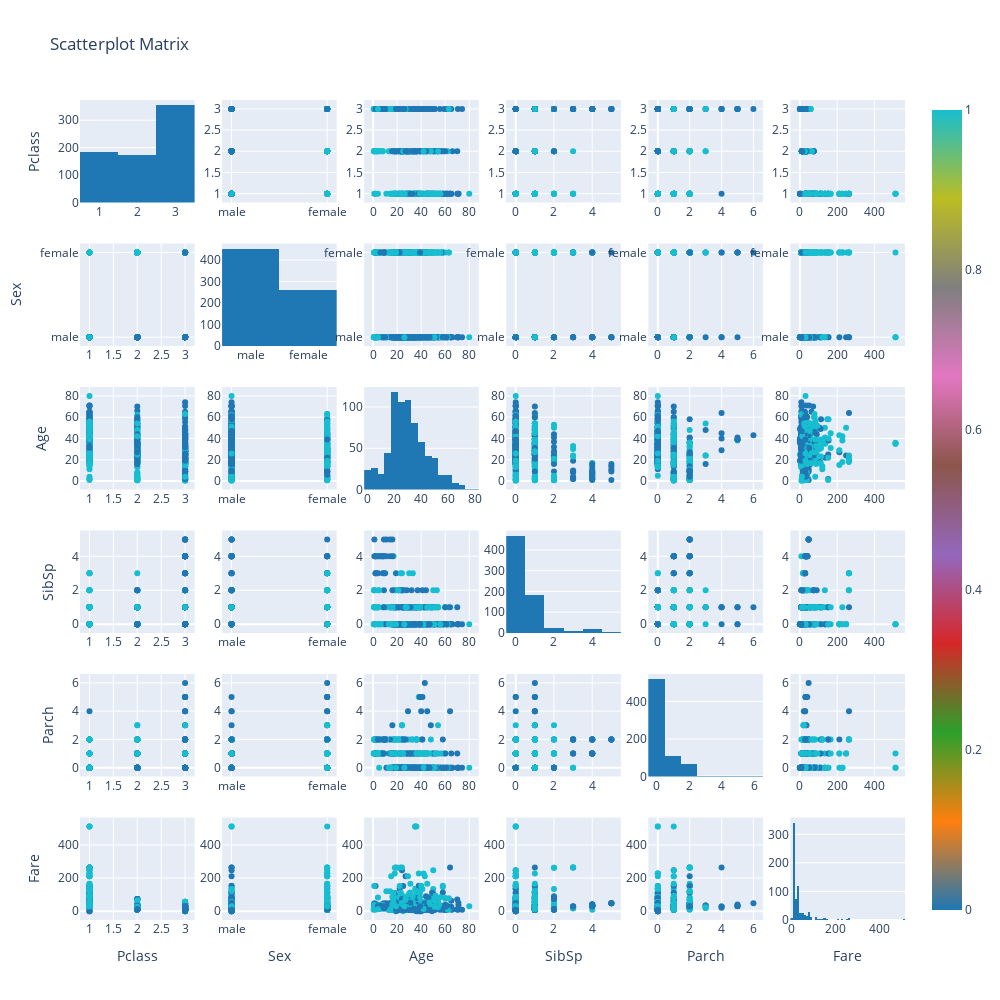

The notebook cell saved with this chart:
### Code cell
import plotly.figure_factory as ff
figure = ff.create_scatterplotmatrix(
    train_data_nonan_raw[['Survived','Pclass','Sex','Age','SibSp','Parch','Fare']],
    diag='histogram',
    index='Survived')
figure.update_layout(
    width=1000,
    height=1000,
)
figure.show()

### Figure 1 — Plotly figure (JSON) as saved in the notebook; plotly's stock layout.template omitted (floating-point values rounded to 4 significant figures; data arrays with more than 128 entries replaced by an {"elided": "..."} marker saying what was removed)
{"data": [{"marker": {"color": "rgb(31, 119, 180)"}, "showlegend": false, "type": "histogram", "x": {"elided": "712 int values"}, "xaxis": "x", "yaxis": "y"}, {"marker": {"color": {"elided": "712 int values"}, "colorscale": [[0, "rgb(31, 119, 180)"], [0.1111, "rgb(255, 127, 14)"], [0.2222, "rgb(44, 160, 44)"], [0.3333, "rgb(214, 39, 40)"], [0.4444, "rgb(148, 103, 189)"], [0.5556, "rgb(140, 86, 75)"], [0.6667, "rgb(227, 119, 194)"], [0.7778, "rgb(127, 127, 127)"], [0.8889, "rgb(188, 189, 34)"], [1, "rgb(23, 190, 207)"]], "showscale": true, "size": 6}, "mode": "markers", "showlegend": false, "type": "scatter", "x": {"elided": "712 str values"}, "xaxis": "x2", "y": {"elided": "712 int values"}, "yaxis": "y2"}, {"marker": {"color": {"elided": "712 int values"}, "colorscale": [[0, "rgb(31, 119, 180)"], [0.1111, "rgb(255, 127, 14)"], [0.2222, "rgb(44, 160, 44)"], [0.3333, "rgb(214, 39, 40)"], [0.4444, "rgb(148, 103, 189)"], [0.5556, "rgb(140, 86, 75)"], [0.6667, "rgb(227, 119, 194)"], [0.7778, "rgb(127, 127, 127)"], [0.8889, "rgb(188, 189, 34)"], [1, "rgb(23, 190, 207)"]], "showscale": false, "size": 6}, "mode": "markers", "showlegend": false, "type": "scatter", "x": {"elided": "712 float values"}, "xaxis": "x3", "y": {"elided": "712 int values"}, "yaxis": "y3"}, {"marker": {"color": {"elided": "712 int values"}, "colorscale": [[0, "rgb(31, 119, 180)"], [0.1111, "rgb(255, 127, 14)"], [0.2222, "rgb(44, 160, 44)"], [0.3333, "rgb(214, 39, 40)"], [0.4444, "rgb(148, 103, 189)"], [0.5556, "rgb(140, 86, 75)"], [0.6667, "rgb(227, 119, 194)"], [0.7778, "rgb(127, 127, 127)"], [0.8889, "rgb(188, 189, 34)"], [1, "rgb(23, 190, 207)"]], "showscale": false, "size": 6}, "mode": "markers", "showlegend": false, "type": "scatter", "x": {"elided": "712 int values"}, "xaxis": "x4", "y": {"elided": "712 int values"}, "yaxis": "y4"}, {"marker": {"color": {"elided": "712 int values"}, "colorscale": [[0, "rgb(31, 119, 180)"], [0.1111, "rgb(255, 127, 14)"], [0.2222, "rgb(44, 160, 44)"], [0.3333, "rgb(214, 39, 40)"], [0.4444, "rgb(148, 103, 189)"], [0.5556, "rgb(140, 86, 75)"], [0.6667, "rgb(227, 119, 194)"], [0.7778, "rgb(127, 127, 127)"], [0.8889, "rgb(188, 189, 34)"], [1, "rgb(23, 190, 207)"]], "showscale": false, "size": 6}, "mode": "markers", "showlegend": false, "type": "scatter", "x": {"elided": "712 int values"}, "xaxis": "x5", "y": {"elided": "712 int values"}, "yaxis": "y5"}, {"marker": {"color": {"elided": "712 int values"}, "colorscale": [[0, "rgb(31, 119, 180)"], [0.1111, "rgb(255, 127, 14)"], [0.2222, "rgb(44, 160, 44)"], [0.3333, "rgb(214, 39, 40)"], [0.4444, "rgb(148, 103, 189)"], [0.5556, "rgb(140, 86, 75)"], [0.6667, "rgb(227, 119, 194)"], [0.7778, "rgb(127, 127, 127)"], [0.8889, "rgb(188, 189, 34)"], [1, "rgb(23, 190, 207)"]], "showscale": false, "size": 6}, "mode": "markers", "showlegend": false, "type": "scatter", "x": {"elided": "712 float values"}, "xaxis": "x6", "y": {"elided": "712 int values"}, "yaxis": "y6"}, {"marker": {"color": {"elided": "712 int values"}, "colorscale": [[0, "rgb(31, 119, 180)"], [0.1111, "rgb(255, 127, 14)"], [0.2222, "rgb(44, 160, 44)"], [0.3333, "rgb(214, 39, 40)"], [0.4444, "rgb(148, 103, 189)"], [0.5556, "rgb(140, 86, 75)"], [0.6667, "rgb(227, 119, 194)"], [0.7778, "rgb(127, 127, 127)"], [0.8889, "rgb(188, 189, 34)"], [1, "rgb(23, 190, 207)"]], "showscale": false, "size": 6}, "mode": "markers", "showlegend": false, "type": "scatter", "x": {"elided": "712 int values"}, "xaxis": "x7", "y": {"elided": "712 str values"}, "yaxis": "y7"}, {"marker": {"color": "rgb(31, 119, 180)"}, "showlegend": false, "type": "histogram", "x": {"elided": "712 str values"}, "xaxis": "x8", "yaxis": "y8"}, {"marker": {"color": {"elided": "712 int values"}, "colorscale": [[0, "rgb(31, 119, 180)"], [0.1111, "rgb(255, 127, 14)"], [0.2222, "rgb(44, 160, 44)"], [0.3333, "rgb(214, 39, 40)"], [0.4444, "rgb(148, 103, 189)"], [0.5556, "rgb(140, 86, 75)"], [0.6667, "rgb(227, 119, 194)"], [0.7778, "rgb(127, 127, 127)"], [0.8889, "rgb(188, 189, 34)"], [1, "rgb(23, 190, 207)"]], "showscale": false, "size": 6}, "mode": "markers", "showlegend": false, "type": "scatter", "x": {"elided": "712 float values"}, "xaxis": "x9", "y": {"elided": "712 str values"}, "yaxis": "y9"}, {"marker": {"color": {"elided": "712 int values"}, "colorscale": [[0, "rgb(31, 119, 180)"], [0.1111, "rgb(255, 127, 14)"], [0.2222, "rgb(44, 160, 44)"], [0.3333, "rgb(214, 39, 40)"], [0.4444, "rgb(148, 103, 189)"], [0.5556, "rgb(140, 86, 75)"], [0.6667, "rgb(227, 119, 194)"], [0.7778, "rgb(127, 127, 127)"], [0.8889, "rgb(188, 189, 34)"], [1, "rgb(23, 190, 207)"]], "showscale": false, "size": 6}, "mode": "markers", "showlegend": false, "type": "scatter", "x": {"elided": "712 int values"}, "xaxis": "x10", "y": {"elided": "712 str values"}, "yaxis": "y10"}, {"marker": {"color": {"elided": "712 int values"}, "colorscale": [[0, "rgb(31, 119, 180)"], [0.1111, "rgb(255, 127, 14)"], [0.2222, "rgb(44, 160, 44)"], [0.3333, "rgb(214, 39, 40)"], [0.4444, "rgb(148, 103, 189)"], [0.5556, "rgb(140, 86, 75)"], [0.6667, "rgb(227, 119, 194)"], [0.7778, "rgb(127, 127, 127)"], [0.8889, "rgb(188, 189, 34)"], [1, "rgb(23, 190, 207)"]], "showscale": false, "size": 6}, "mode": "markers", "showlegend": false, "type": "scatter", "x": {"elided": "712 int values"}, "xaxis": "x11", "y": {"elided": "712 str values"}, "yaxis": "y11"}, {"marker": {"color": {"elided": "712 int values"}, "colorscale": [[0, "rgb(31, 119, 180)"], [0.1111, "rgb(255, 127, 14)"], [0.2222, "rgb(44, 160, 44)"], [0.3333, "rgb(214, 39, 40)"], [0.4444, "rgb(148, 103, 189)"], [0.5556, "rgb(140, 86, 75)"], [0.6667, "rgb(227, 119, 194)"], [0.7778, "rgb(127, 127, 127)"], [0.8889, "rgb(188, 189, 34)"], [1, "rgb(23, 190, 207)"]], "showscale": false, "size": 6}, "mode": "markers", "showlegend": false, "type": "scatter", "x": {"elided": "712 float values"}, "xaxis": "x12", "y": {"elided": "712 str values"}, "yaxis": "y12"}, {"marker": {"color": {"elided": "712 int values"}, "colorscale": [[0, "rgb(31, 119, 180)"], [0.1111, "rgb(255, 127, 14)"], [0.2222, "rgb(44, 160, 44)"], [0.3333, "rgb(214, 39, 40)"], [0.4444, "rgb(148, 103, 189)"], [0.5556, "rgb(140, 86, 75)"], [0.6667, "rgb(227, 119, 194)"], [0.7778, "rgb(127, 127, 127)"], [0.8889, "rgb(188, 189, 34)"], [1, "rgb(23, 190, 207)"]], "showscale": false, "size": 6}, "mode": "markers", "showlegend": false, "type": "scatter", "x": {"elided": "712 int values"}, "xaxis": "x13", "y": {"elided": "712 float values"}, "yaxis": "y13"}, {"marker": {"color": {"elided": "712 int values"}, "colorscale": [[0, "rgb(31, 119, 180)"], [0.1111, "rgb(255, 127, 14)"], [0.2222, "rgb(44, 160, 44)"], [0.3333, "rgb(214, 39, 40)"], [0.4444, "rgb(148, 103, 189)"], [0.5556, "rgb(140, 86, 75)"], [0.6667, "rgb(227, 119, 194)"], [0.7778, "rgb(127, 127, 127)"], [0.8889, "rgb(188, 189, 34)"], [1, "rgb(23, 190, 207)"]], "showscale": false, "size": 6}, "mode": "markers", "showlegend": false, "type": "scatter", "x": {"elided": "712 str values"}, "xaxis": "x14", "y": {"elided": "712 float values"}, "yaxis": "y14"}, {"marker": {"color": "rgb(31, 119, 180)"}, "showlegend": false, "type": "histogram", "x": {"elided": "712 float values"}, "xaxis": "x15", "yaxis": "y15"}, {"marker": {"color": {"elided": "712 int values"}, "colorscale": [[0, "rgb(31, 119, 180)"], [0.1111, "rgb(255, 127, 14)"], [0.2222, "rgb(44, 160, 44)"], [0.3333, "rgb(214, 39, 40)"], [0.4444, "rgb(148, 103, 189)"], [0.5556, "rgb(140, 86, 75)"], [0.6667, "rgb(227, 119, 194)"], [0.7778, "rgb(127, 127, 127)"], [0.8889, "rgb(188, 189, 34)"], [1, "rgb(23, 190, 207)"]], "showscale": false, "size": 6}, "mode": "markers", "showlegend": false, "type": "scatter", "x": {"elided": "712 int values"}, "xaxis": "x16", "y": {"elided": "712 float values"}, "yaxis": "y16"}, {"marker": {"color": {"elided": "712 int values"}, "colorscale": [[0, "rgb(31, 119, 180)"], [0.1111, "rgb(255, 127, 14)"], [0.2222, "rgb(44, 160, 44)"], [0.3333, "rgb(214, 39, 40)"], [0.4444, "rgb(148, 103, 189)"], [0.5556, "rgb(140, 86, 75)"], [0.6667, "rgb(227, 119, 194)"], [0.7778, "rgb(127, 127, 127)"], [0.8889, "rgb(188, 189, 34)"], [1, "rgb(23, 190, 207)"]], "showscale": false, "size": 6}, "mode": "markers", "showlegend": false, "type": "scatter", "x": {"elided": "712 int values"}, "xaxis": "x17", "y": {"elided": "712 float values"}, "yaxis": "y17"}, {"marker": {"color": {"elided": "712 int values"}, "colorscale": [[0, "rgb(31, 119, 180)"], [0.1111, "rgb(255, 127, 14)"], [0.2222, "rgb(44, 160, 44)"], [0.3333, "rgb(214, 39, 40)"], [0.4444, "rgb(148, 103, 189)"], [0.5556, "rgb(140, 86, 75)"], [0.6667, "rgb(227, 119, 194)"], [0.7778, "rgb(127, 127, 127)"], [0.8889, "rgb(188, 189, 34)"], [1, "rgb(23, 190, 207)"]], "showscale": false, "size": 6}, "mode": "markers", "showlegend": false, "type": "scatter", "x": {"elided": "712 float values"}, "xaxis": "x18", "y": {"elided": "712 float values"}, "yaxis": "y18"}, {"marker": {"color": {"elided": "712 int values"}, "colorscale": [[0, "rgb(31, 119, 180)"], [0.1111, "rgb(255, 127, 14)"], [0.2222, "rgb(44, 160, 44)"], [0.3333, "rgb(214, 39, 40)"], [0.4444, "rgb(148, 103, 189)"], [0.5556, "rgb(140, 86, 75)"], [0.6667, "rgb(227, 119, 194)"], [0.7778, "rgb(127, 127, 127)"], [0.8889, "rgb(188, 189, 34)"], [1, "rgb(23, 190, 207)"]], "showscale": false, "size": 6}, "mode": "markers", "showlegend": false, "type": "scatter", "x": {"elided": "712 int values"}, "xaxis": "x19", "y": {"elided": "712 int values"}, "yaxis": "y19"}, {"marker": {"color": {"elided": "712 int values"}, "colorscale": [[0, "rgb(31, 119, 180)"], [0.1111, "rgb(255, 127, 14)"], [0.2222, "rgb(44, 160, 44)"], [0.3333, "rgb(214, 39, 40)"], [0.4444, "rgb(148, 103, 189)"], [0.5556, "rgb(140, 86, 75)"], [0.6667, "rgb(227, 119, 194)"], [0.7778, "rgb(127, 127, 127)"], [0.8889, "rgb(188, 189, 34)"], [1, "rgb(23, 190, 207)"]], "showscale": false, "size": 6}, "mode": "markers", "showlegend": false, "type": "scatter", "x": {"elided": "712 str values"}, "xaxis": "x20", "y": {"elided": "712 int values"}, "yaxis": "y20"}, {"marker": {"color": {"elided": "712 int values"}, "colorscale": [[0, "rgb(31, 119, 180)"], [0.1111, "rgb(255, 127, 14)"], [0.2222, "rgb(44, 160, 44)"], [0.3333, "rgb(214, 39, 40)"], [0.4444, "rgb(148, 103, 189)"], [0.5556, "rgb(140, 86, 75)"], [0.6667, "rgb(227, 119, 194)"], [0.7778, "rgb(127, 127, 127)"], [0.8889, "rgb(188, 189, 34)"], [1, "rgb(23, 190, 207)"]], "showscale": false, "size": 6}, "mode": "markers", "showlegend": false, "type": "scatter", "x": {"elided": "712 float values"}, "xaxis": "x21", "y": {"elided": "712 int values"}, "yaxis": "y21"}, {"marker": {"color": "rgb(31, 119, 180)"}, "showlegend": false, "type": "histogram", "x": {"elided": "712 int values"}, "xaxis": "x22", "yaxis": "y22"}, {"marker": {"color": {"elided": "712 int values"}, "colorscale": [[0, "rgb(31, 119, 180)"], [0.1111, "rgb(255, 127, 14)"], [0.2222, "rgb(44, 160, 44)"], [0.3333, "rgb(214, 39, 40)"], [0.4444, "rgb(148, 103, 189)"], [0.5556, "rgb(140, 86, 75)"], [0.6667, "rgb(227, 119, 194)"], [0.7778, "rgb(127, 127, 127)"], [0.8889, "rgb(188, 189, 34)"], [1, "rgb(23, 190, 207)"]], "showscale": false, "size": 6}, "mode": "markers", "showlegend": false, "type": "scatter", "x": {"elided": "712 int values"}, "xaxis": "x23", "y": {"elided": "712 int values"}, "yaxis": "y23"}, {"marker": {"color": {"elided": "712 int values"}, "colorscale": [[0, "rgb(31, 119, 180)"], [0.1111, "rgb(255, 127, 14)"], [0.2222, "rgb(44, 160, 44)"], [0.3333, "rgb(214, 39, 40)"], [0.4444, "rgb(148, 103, 189)"], [0.5556, "rgb(140, 86, 75)"], [0.6667, "rgb(227, 119, 194)"], [0.7778, "rgb(127, 127, 127)"], [0.8889, "rgb(188, 189, 34)"], [1, "rgb(23, 190, 207)"]], "showscale": false, "size": 6}, "mode": "markers", "showlegend": false, "type": "scatter", "x": {"elided": "712 float values"}, "xaxis": "x24", "y": {"elided": "712 int values"}, "yaxis": "y24"}, {"marker": {"color": {"elided": "712 int values"}, "colorscale": [[0, "rgb(31, 119, 180)"], [0.1111, "rgb(255, 127, 14)"], [0.2222, "rgb(44, 160, 44)"], [0.3333, "rgb(214, 39, 40)"], [0.4444, "rgb(148, 103, 189)"], [0.5556, "rgb(140, 86, 75)"], [0.6667, "rgb(227, 119, 194)"], [0.7778, "rgb(127, 127, 127)"], [0.8889, "rgb(188, 189, 34)"], [1, "rgb(23, 190, 207)"]], "showscale": false, "size": 6}, "mode": "markers", "showlegend": false, "type": "scatter", "x": {"elided": "712 int values"}, "xaxis": "x25", "y": {"elided": "712 int values"}, "yaxis": "y25"}, {"marker": {"color": {"elided": "712 int values"}, "colorscale": [[0, "rgb(31, 119, 180)"], [0.1111, "rgb(255, 127, 14)"], [0.2222, "rgb(44, 160, 44)"], [0.3333, "rgb(214, 39, 40)"], [0.4444, "rgb(148, 103, 189)"], [0.5556, "rgb(140, 86, 75)"], [0.6667, "rgb(227, 119, 194)"], [0.7778, "rgb(127, 127, 127)"], [0.8889, "rgb(188, 189, 34)"], [1, "rgb(23, 190, 207)"]], "showscale": false, "size": 6}, "mode": "markers", "showlegend": false, "type": "scatter", "x": {"elided": "712 str values"}, "xaxis": "x26", "y": {"elided": "712 int values"}, "yaxis": "y26"}, {"marker": {"color": {"elided": "712 int values"}, "colorscale": [[0, "rgb(31, 119, 180)"], [0.1111, "rgb(255, 127, 14)"], [0.2222, "rgb(44, 160, 44)"], [0.3333, "rgb(214, 39, 40)"], [0.4444, "rgb(148, 103, 189)"], [0.5556, "rgb(140, 86, 75)"], [0.6667, "rgb(227, 119, 194)"], [0.7778, "rgb(127, 127, 127)"], [0.8889, "rgb(188, 189, 34)"], [1, "rgb(23, 190, 207)"]], "showscale": false, "size": 6}, "mode": "markers", "showlegend": false, "type": "scatter", "x": {"elided": "712 float values"}, "xaxis": "x27", "y": {"elided": "712 int values"}, "yaxis": "y27"}, {"marker": {"color": {"elided": "712 int values"}, "colorscale": [[0, "rgb(31, 119, 180)"], [0.1111, "rgb(255, 127, 14)"], [0.2222, "rgb(44, 160, 44)"], [0.3333, "rgb(214, 39, 40)"], [0.4444, "rgb(148, 103, 189)"], [0.5556, "rgb(140, 86, 75)"], [0.6667, "rgb(227, 119, 194)"], [0.7778, "rgb(127, 127, 127)"], [0.8889, "rgb(188, 189, 34)"], [1, "rgb(23, 190, 207)"]], "showscale": false, "size": 6}, "mode": "markers", "showlegend": false, "type": "scatter", "x": {"elided": "712 int values"}, "xaxis": "x28", "y": {"elided": "712 int values"}, "yaxis": "y28"}, {"marker": {"color": "rgb(31, 119, 180)"}, "showlegend": false, "type": "histogram", "x": {"elided": "712 int values"}, "xaxis": "x29", "yaxis": "y29"}, {"marker": {"color": {"elided": "712 int values"}, "colorscale": [[0, "rgb(31, 119, 180)"], [0.1111, "rgb(255, 127, 14)"], [0.2222, "rgb(44, 160, 44)"], [0.3333, "rgb(214, 39, 40)"], [0.4444, "rgb(148, 103, 189)"], [0.5556, "rgb(140, 86, 75)"], [0.6667, "rgb(227, 119, 194)"], [0.7778, "rgb(127, 127, 127)"], [0.8889, "rgb(188, 189, 34)"], [1, "rgb(23, 190, 207)"]], "showscale": false, "size": 6}, "mode": "markers", "showlegend": false, "type": "scatter", "x": {"elided": "712 float values"}, "xaxis": "x30", "y": {"elided": "712 int values"}, "yaxis": "y30"}, {"marker": {"color": {"elided": "712 int values"}, "colorscale": [[0, "rgb(31, 119, 180)"], [0.1111, "rgb(255, 127, 14)"], [0.2222, "rgb(44, 160, 44)"], [0.3333, "rgb(214, 39, 40)"], [0.4444, "rgb(148, 103, 189)"], [0.5556, "rgb(140, 86, 75)"], [0.6667, "rgb(227, 119, 194)"], [0.7778, "rgb(127, 127, 127)"], [0.8889, "rgb(188, 189, 34)"], [1, "rgb(23, 190, 207)"]], "showscale": false, "size": 6}, "mode": "markers", "showlegend": false, "type": "scatter", "x": {"elided": "712 int values"}, "xaxis": "x31", "y": {"elided": "712 float values"}, "yaxis": "y31"}, {"marker": {"color": {"elided": "712 int values"}, "colorscale": [[0, "rgb(31, 119, 180)"], [0.1111, "rgb(255, 127, 14)"], [0.2222, "rgb(44, 160, 44)"], [0.3333, "rgb(214, 39, 40)"], [0.4444, "rgb(148, 103, 189)"], [0.5556, "rgb(140, 86, 75)"], [0.6667, "rgb(227, 119, 194)"], [0.7778, "rgb(127, 127, 127)"], [0.8889, "rgb(188, 189, 34)"], [1, "rgb(23, 190, 207)"]], "showscale": false, "size": 6}, "mode": "markers", "showlegend": false, "type": "scatter", "x": {"elided": "712 str values"}, "xaxis": "x32", "y": {"elided": "712 float values"}, "yaxis": "y32"}, {"marker": {"color": {"elided": "712 int values"}, "colorscale": [[0, "rgb(31, 119, 180)"], [0.1111, "rgb(255, 127, 14)"], [0.2222, "rgb(44, 160, 44)"], [0.3333, "rgb(214, 39, 40)"], [0.4444, "rgb(148, 103, 189)"], [0.5556, "rgb(140, 86, 75)"], [0.6667, "rgb(227, 119, 194)"], [0.7778, "rgb(127, 127, 127)"], [0.8889, "rgb(188, 189, 34)"], [1, "rgb(23, 190, 207)"]], "showscale": false, "size": 6}, "mode": "markers", "showlegend": false, "type": "scatter", "x": {"elided": "712 float values"}, "xaxis": "x33", "y": {"elided": "712 float values"}, "yaxis": "y33"}, {"marker": {"color": {"elided": "712 int values"}, "colorscale": [[0, "rgb(31, 119, 180)"], [0.1111, "rgb(255, 127, 14)"], [0.2222, "rgb(44, 160, 44)"], [0.3333, "rgb(214, 39, 40)"], [0.4444, "rgb(148, 103, 189)"], [0.5556, "rgb(140, 86, 75)"], [0.6667, "rgb(227, 119, 194)"], [0.7778, "rgb(127, 127, 127)"], [0.8889, "rgb(188, 189, 34)"], [1, "rgb(23, 190, 207)"]], "showscale": false, "size": 6}, "mode": "markers", "showlegend": false, "type": "scatter", "x": {"elided": "712 int values"}, "xaxis": "x34", "y": {"elided": "712 float values"}, "yaxis": "y34"}, {"marker": {"color": {"elided": "712 int values"}, "colorscale": [[0, "rgb(31, 119, 180)"], [0.1111, "rgb(255, 127, 14)"], [0.2222, "rgb(44, 160, 44)"], [0.3333, "rgb(214, 39, 40)"], [0.4444, "rgb(148, 103, 189)"], [0.5556, "rgb(140, 86, 75)"], [0.6667, "rgb(227, 119, 194)"], [0.7778, "rgb(127, 127, 127)"], [0.8889, "rgb(188, 189, 34)"], [1, "rgb(23, 190, 207)"]], "showscale": false, "size": 6}, "mode": "markers", "showlegend": false, "type": "scatter", "x": {"elided": "712 int values"}, "xaxis": "x35", "y": {"elided": "712 float values"}, "yaxis": "y35"}, {"marker": {"color": "rgb(31, 119, 180)"}, "showlegend": false, "type": "histogram", "x": {"elided": "712 float values"}, "xaxis": "x36", "yaxis": "y36"}], "layout": {"barmode": "stack", "height": 1000, "showlegend": true, "title": {"text": "Scatterplot Matrix"}, "width": 1000, "xaxis": {"anchor": "y", "domain": [0, 0.1389]}, "xaxis10": {"anchor": "y10", "domain": [0.5167, 0.6556]}, "xaxis11": {"anchor": "y11", "domain": [0.6889, 0.8278]}, "xaxis12": {"anchor": "y12", "domain": [0.8611, 1]}, "xaxis13": {"anchor": "y13", "domain": [0, 0.1389]}, "xaxis14": {"anchor": "y14", "domain": [0.1722, 0.3111]}, "xaxis15": {"anchor": "y15", "domain": [0.3444, 0.4833]}, "xaxis16": {"anchor": "y16", "domain": [0.5167, 0.6556]}, "xaxis17": {"anchor": "y17", "domain": [0.6889, 0.8278]}, "xaxis18": {"anchor": "y18", "domain": [0.8611, 1]}, "xaxis19": {"anchor": "y19", "domain": [0, 0.1389]}, "xaxis2": {"anchor": "y2", "domain": [0.1722, 0.3111]}, "xaxis20": {"anchor": "y20", "domain": [0.1722, 0.3111]}, "xaxis21": {"anchor": "y21", "domain": [0.3444, 0.4833]}, "xaxis22": {"anchor": "y22", "domain": [0.5167, 0.6556]}, "xaxis23": {"anchor": "y23", "domain": [0.6889, 0.8278]}, "xaxis24": {"anchor": "y24", "domain": [0.8611, 1]}, "xaxis25": {"anchor": "y25", "domain": [0, 0.1389]}, "xaxis26": {"anchor": "y26", "domain": [0.1722, 0.3111]}, "xaxis27": {"anchor": "y27", "domain": [0.3444, 0.4833]}, "xaxis28": {"anchor": "y28", "domain": [0.5167, 0.6556]}, "xaxis29": {"anchor": "y29", "domain": [0.6889, 0.8278]}, "xaxis3": {"anchor": "y3", "domain": [0.3444, 0.4833]}, "xaxis30": {"anchor": "y30", "domain": [0.8611, 1]}, "xaxis31": {"anchor": "y31", "domain": [0, 0.1389], "title": {"text": "Pclass"}}, "xaxis32": {"anchor": "y32", "domain": [0.1722, 0.3111], "title": {"text": "Sex"}}, "xaxis33": {"anchor": "y33", "domain": [0.3444, 0.4833], "title": {"text": "Age"}}, "xaxis34": {"anchor": "y34", "domain": [0.5167, 0.6556], "title": {"text": "SibSp"}}, "xaxis35": {"anchor": "y35", "domain": [0.6889, 0.8278], "title": {"text": "Parch"}}, "xaxis36": {"anchor": "y36", "domain": [0.8611, 1], "title": {"text": "Fare"}}, "xaxis4": {"anchor": "y4", "domain": [0.5167, 0.6556]}, "xaxis5": {"anchor": "y5", "domain": [0.6889, 0.8278]}, "xaxis6": {"anchor": "y6", "domain": [0.8611, 1]}, "xaxis7": {"anchor": "y7", "domain": [0, 0.1389]}, "xaxis8": {"anchor": "y8", "domain": [0.1722, 0.3111]}, "xaxis9": {"anchor": "y9", "domain": [0.3444, 0.4833]}, "yaxis": {"anchor": "x", "domain": [0.875, 1], "title": {"text": "Pclass"}}, "yaxis10": {"anchor": "x10", "domain": [0.7, 0.825]}, "yaxis11": {"anchor": "x11", "domain": [0.7, 0.825]}, "yaxis12": {"anchor": "x12", "domain": [0.7, 0.825]}, "yaxis13": {"anchor": "x13", "domain": [0.525, 0.65], "title": {"text": "Age"}}, "yaxis14": {"anchor": "x14", "domain": [0.525, 0.65]}, "yaxis15": {"anchor": "x15", "domain": [0.525, 0.65]}, "yaxis16": {"anchor": "x16", "domain": [0.525, 0.65]}, "yaxis17": {"anchor": "x17", "domain": [0.525, 0.65]}, "yaxis18": {"anchor": "x18", "domain": [0.525, 0.65]}, "yaxis19": {"anchor": "x19", "domain": [0.35, 0.475], "title": {"text": "SibSp"}}, "yaxis2": {"anchor": "x2", "domain": [0.875, 1]}, "yaxis20": {"anchor": "x20", "domain": [0.35, 0.475]}, "yaxis21": {"anchor": "x21", "domain": [0.35, 0.475]}, "yaxis22": {"anchor": "x22", "domain": [0.35, 0.475]}, "yaxis23": {"anchor": "x23", "domain": [0.35, 0.475]}, "yaxis24": {"anchor": "x24", "domain": [0.35, 0.475]}, "yaxis25": {"anchor": "x25", "domain": [0.175, 0.3], "title": {"text": "Parch"}}, "yaxis26": {"anchor": "x26", "domain": [0.175, 0.3]}, "yaxis27": {"anchor": "x27", "domain": [0.175, 0.3]}, "yaxis28": {"anchor": "x28", "domain": [0.175, 0.3]}, "yaxis29": {"anchor": "x29", "domain": [0.175, 0.3]}, "yaxis3": {"anchor": "x3", "domain": [0.875, 1]}, "yaxis30": {"anchor": "x30", "domain": [0.175, 0.3]}, "yaxis31": {"anchor": "x31", "domain": [0, 0.125], "title": {"text": "Fare"}}, "yaxis32": {"anchor": "x32", "domain": [0, 0.125]}, "yaxis33": {"anchor": "x33", "domain": [0, 0.125]}, "yaxis34": {"anchor": "x34", "domain": [0, 0.125]}, "yaxis35": {"anchor": "x35", "domain": [0, 0.125]}, "yaxis36": {"anchor": "x36", "domain": [0, 0.125]}, "yaxis4": {"anchor": "x4", "domain": [0.875, 1]}, "yaxis5": {"anchor": "x5", "domain": [0.875, 1]}, "yaxis6": {"anchor": "x6", "domain": [0.875, 1]}, "yaxis7": {"anchor": "x7", "domain": [0.7, 0.825], "title": {"text": "Sex"}}, "yaxis8": {"anchor": "x8", "domain": [0.7, 0.825]}, "yaxis9": {"anchor": "x9", "domain": [0.7, 0.825]}}}
